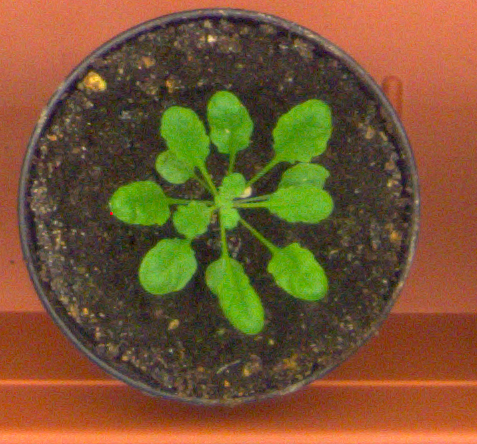
#> input picture method-2/test2.png, 477 x 444 px, found by its file name
$ python m-2.py
#> lines starting #> are read from the running program, lines starting #| are printed output that depends on the picture; after the words box and inside, x2 and y2 are one past the last pixel; in counts of white or black regions, pixels touching at a corner belong together
from tkinter.tix import Tree
import cv2 as cv
import numpy as np
from random import randint  # for random values
import copy  # for deepcopy on images

IMG_PATH = r"C:\Users\hasan\Desktop\leaves-segmentation\method-2\test2.png"
img = cv.imread(IMG_PATH)
#> img is the input picture: shape (444, 477, 3); mean B, G, R 50.3, 85.8, 119.4
cv.imshow("org", img)

# Backgraund subtraction > 1- MOG  2- KNN


#blur image
blur = cv.GaussianBlur(src= img, ksize=(7,7), borderType=cv.BORDER_DEFAULT,  sigmaX= 1.5, sigmaY=1.5)
cv.imshow("5-blur", blur)

""" #smooth image
kernel = np.ones((5,5), dtype=np.float32) / 25
smooth = cv.filter2D(blur, -1, kernel )
 """
#convert hsv
hsv_img = cv.cvtColor(blur, cv.COLOR_BGR2HSV)
#> hsv_img: shape (444, 477, 3); mean H, S, V 23.2, 137, 126.7

# hsv filtering
high_value = (30,110,130)
low_value = (179, 255, 255)
image_threshold = cv.inRange(hsv_img, high_value, low_value )
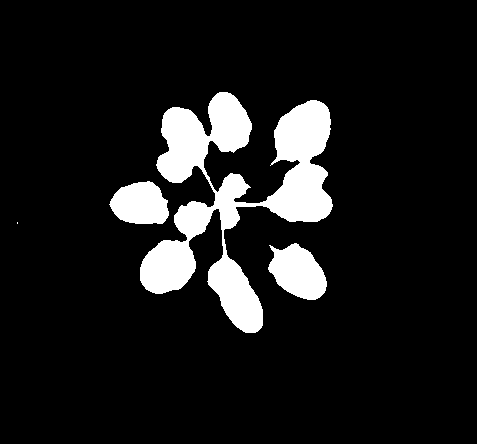
#> image_threshold: shape (444, 477); 10.3% white; 4 white regions (1 under 20 px), largest, box (x1, y1, x2, y2) and area: (140, 92, 333, 333) 17662, (268, 243, 327, 300) 2255, (109, 181, 169, 224) 1961
cv.imshow("image_threshold-hsv",image_threshold)

#opening and dilate image
kernel  = np.ones((3,3), np.uint8)
opening = cv.morphologyEx(image_threshold, cv.MORPH_OPEN, kernel ,iterations= 4)
#> opening: shape (444, 477); 10% white; 9 white regions, largest, box (x1, y1, x2, y2) and area: (267, 101, 332, 222) 5449, (157, 108, 209, 183) 2781, (208, 258, 263, 333) 2506
sure_bg = cv.dilate(opening, kernel, iterations=8)
#> sure_bg: shape (444, 477); 18.3% white; 3 white regions, box (x1, y1, x2, y2) and area: (103, 84, 271, 341) 25250, (259, 93, 340, 230) 9211, (262, 237, 334, 308) 4234

# Finding sure foreground area
dist_transform = cv.distanceTransform(opening, cv.DIST_L2, 5)
_, sure_fg = cv.threshold(dist_transform, 0.3*dist_transform.max(), 255, 0)
#> sure_fg: shape (444, 477) float32; 4.8% white; 10 white regions, largest, box (x1, y1, x2, y2) and area: (282, 108, 323, 156) 1481, (274, 168, 325, 215) 1446, (164, 115, 202, 176) 1395

sure_fg = np.uint8(sure_fg)
unknown = cv.subtract(sure_bg, sure_fg)
#> unknown: shape (444, 477); 13.4% white; 3 white regions, box (x1, y1, x2, y2) and area: (103, 84, 271, 341) 19052, (259, 93, 340, 230) 6284, (262, 237, 334, 308) 3124

_, markers = cv.connectedComponents(sure_fg)
#> markers: shape (444, 477) int32; 11 distinct labels, from 0 to 10
markers = markers + 1
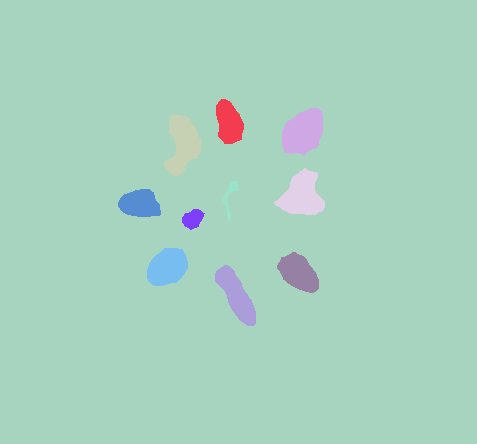
#> markers: shape (444, 477) int32; 11 distinct labels, from 1 to 11; one colour per label, 0 black
markers[unknown == 255] = 0
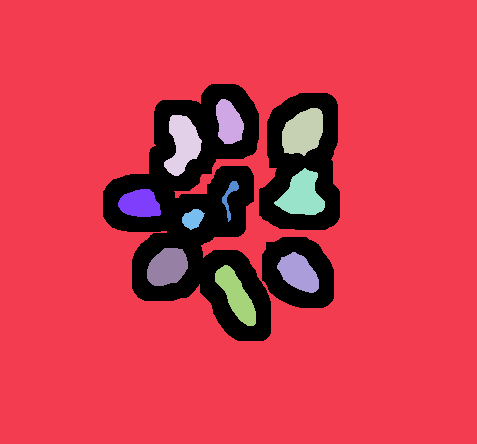
#> markers: shape (444, 477) int32; 12 distinct labels, from 0 to 11; one colour per label, 0 black
markers = cv.watershed(img, markers)
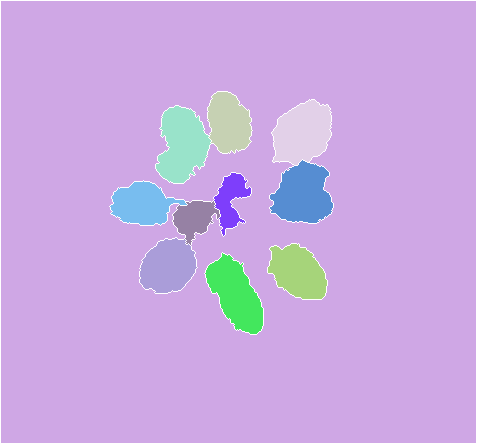
#> markers: shape (444, 477) int32; 12 distinct labels, from -1 to 11; one colour per label, 0 black, -1 white

img[markers == -1] = [255, 0, 0]
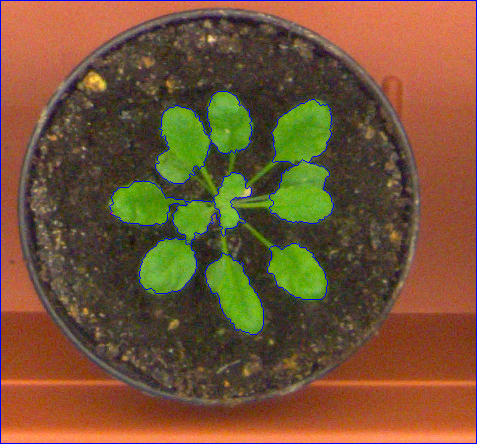
#> img: shape (444, 477, 3); 1.73% of pixels changed, all inside (x1, y1, x2, y2) = (0, 0, 477, 444)
leaf_count = 0
for i in range(2, markers.max() + 1):
    img[markers == i] = [randint(0, 255), randint(0, 255), randint(0, 255)]
    leaf_count+=1
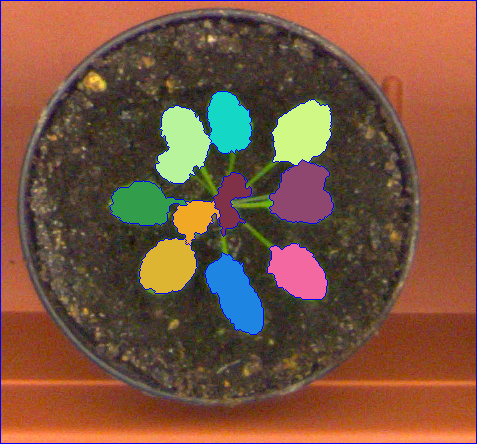
#> img: shape (444, 477, 3); 10.47% of pixels changed, all inside (x1, y1, x2, y2) = (110, 92, 333, 334)
#> after the loop, leaf_count = 10
mask = copy.deepcopy(img)
mask[markers < 2] = [0, 0, 0]


cv.putText(img = mask, text= ("leaf count : " + str(leaf_count)), fontFace= cv.FONT_HERSHEY_SIMPLEX,
color= (255, 255, 255), thickness= 2, lineType= cv.LINE_AA, bottomLeftOrigin= False, org= (50,50),
fontScale= 0.8)
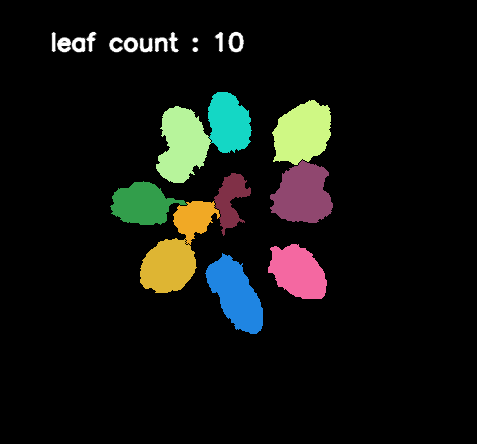
#> mask: shape (444, 477, 3); mean B, G, R 15.2, 18.7, 16.8

cv.imshow("result", img)
cv.imshow("resulttt", mask)
cv.waitKey()
cv.destroyAllWindows()

$ run again, with method-2/test4.png copied over method-2/test2.png
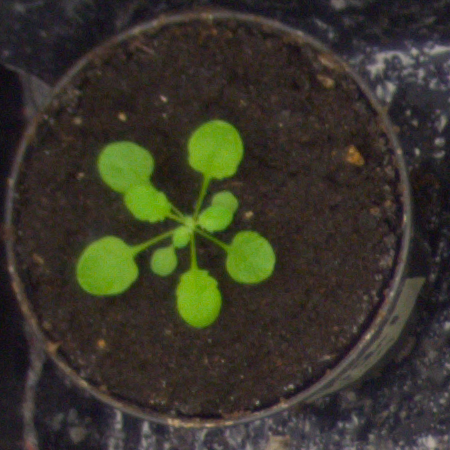
#> input picture method-2/test4.png, 450 x 450 px, found by its file name
#> img is the input picture: shape (450, 450, 3); mean B, G, R 42.4, 54.2, 57
#> hsv_img: shape (450, 450, 3); mean H, S, V 58.2, 72.9, 61.6
#> image_threshold: shape (450, 450); 6.5% white; 7 white regions, largest, box (x1, y1, x2, y2) and area: (100, 144, 170, 221) 3055, (78, 238, 140, 293) 2537, (189, 122, 242, 179) 2292
#> opening: shape (450, 450); 6.4% white; 8 white regions, largest, box (x1, y1, x2, y2) and area: (100, 144, 169, 220) 3042, (79, 238, 136, 293) 2500, (190, 122, 241, 177) 2266
#> sure_bg: shape (450, 450); 12.7% white; 3 white regions, box (x1, y1, x2, y2) and area: (92, 136, 281, 333) 16980, (71, 230, 144, 301) 4548, (182, 114, 249, 185) 4218
#> unknown: shape (450, 450); 9.9% white; 3 white regions, box (x1, y1, x2, y2) and area: (92, 136, 281, 333) 13687, (71, 230, 144, 301) 3227, (182, 114, 249, 185) 3059
#> `markers = cv.watershed(img, markers)`:
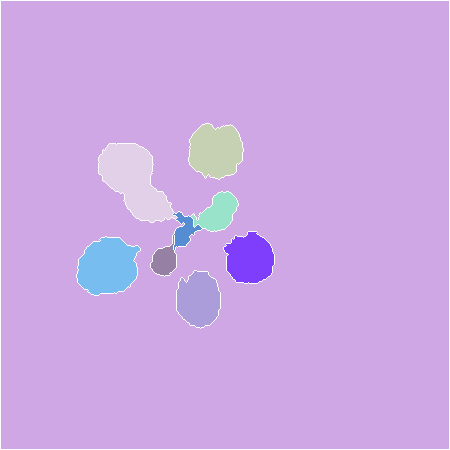
#> markers: shape (450, 450) int32; 10 distinct labels, from -1 to 9; one colour per label, 0 black, -1 white
#> `cv.putText(img = mask, text= ("leaf count : " + str(leaf_count)), font..`:
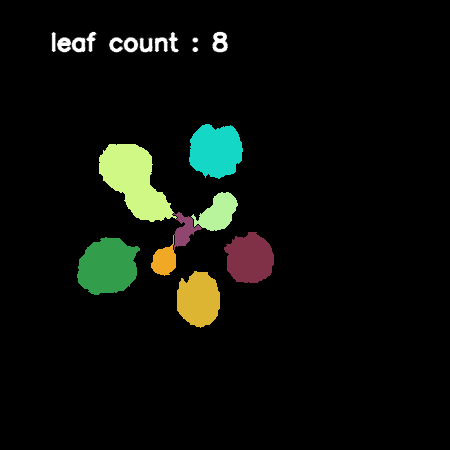
#> mask: shape (450, 450, 3); mean B, G, R 9.3, 14.3, 11.1

$ run again, with method-2/test5.png copied over method-2/test2.png
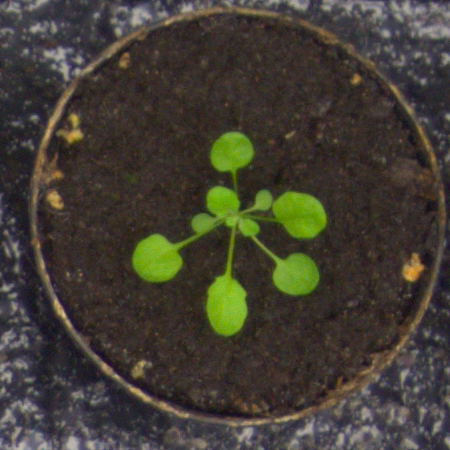
#> input picture method-2/test5.png, 450 x 450 px, found by its file name
#> img is the input picture: shape (450, 450, 3); mean B, G, R 52.1, 61.7, 66.7
#> hsv_img: shape (450, 450, 3); mean H, S, V 54.7, 67, 70.5
#> image_threshold: shape (450, 450); 4.5% white; 7 white regions, largest, box (x1, y1, x2, y2) and area: (207, 266, 247, 335) 1824, (273, 193, 325, 237) 1642, (134, 235, 181, 280) 1606
#> opening: shape (450, 450); 4.4% white; 8 white regions, largest, box (x1, y1, x2, y2) and area: (208, 277, 246, 334) 1768, (275, 193, 325, 237) 1630, (134, 236, 180, 280) 1579
#> sure_bg: shape (450, 450); 9.7% white; 5 white regions, box (x1, y1, x2, y2) and area: (187, 180, 333, 245) 7452, (200, 269, 254, 342) 3544, (126, 228, 188, 288) 3275, (267, 248, 324, 301) 2751, (205, 125, 259, 178) 2582
#> unknown: shape (450, 450); 7.7% white; 5 white regions, box (x1, y1, x2, y2) and area: (187, 180, 333, 245) 6259, (200, 269, 254, 342) 2585, (126, 228, 188, 288) 2434, (267, 248, 324, 301) 2154, (205, 125, 259, 178) 2060
#> `markers = cv.watershed(img, markers)`:
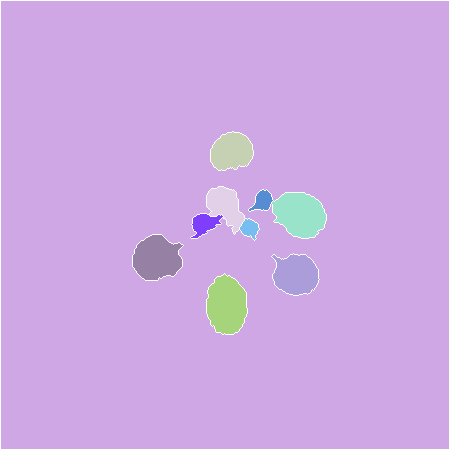
#> markers: shape (450, 450) int32; 11 distinct labels, from -1 to 10; one colour per label, 0 black, -1 white
#> `cv.putText(img = mask, text= ("leaf count : " + str(leaf_count)), font..`:
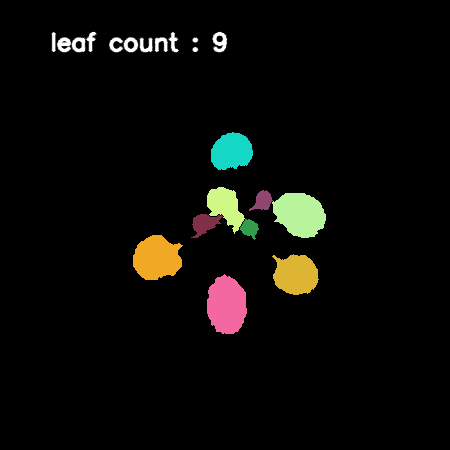
#> mask: shape (450, 450, 3); mean B, G, R 7.3, 10.2, 10.6
